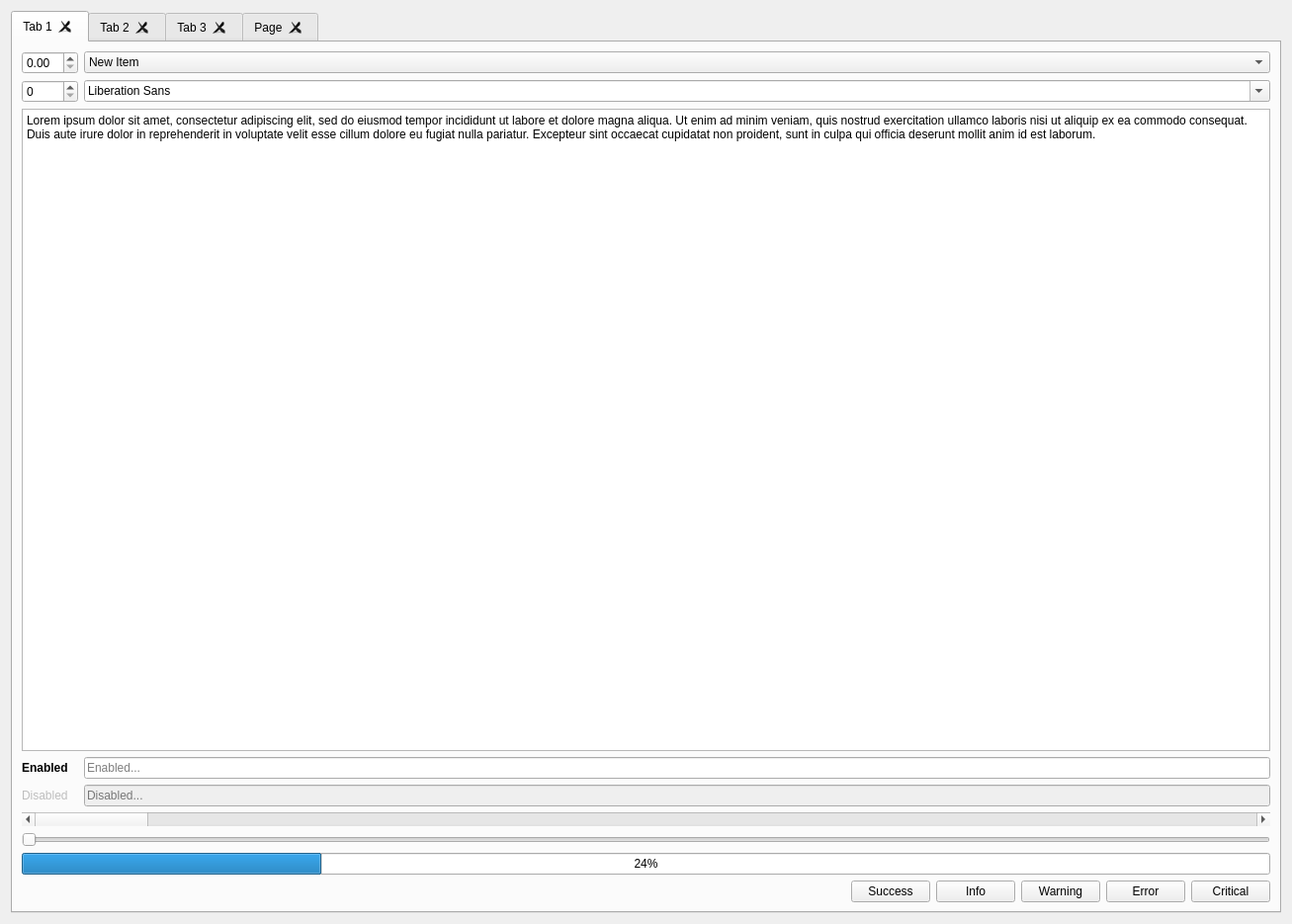
<?xml version="1.0" encoding="UTF-8"?>
<ui version="4.0">
 <class>Form</class>
 <widget class="QWidget" name="Form">
  <property name="geometry">
   <rect>
    <x>0</x>
    <y>0</y>
    <width>1307</width>
    <height>935</height>
   </rect>
  </property>
  <property name="windowTitle">
   <string>Form</string>
  </property>
  <layout class="QVBoxLayout" name="verticalLayout">
   <item>
    <widget class="QTabWidget" name="tabWidget">
     <property name="currentIndex">
      <number>0</number>
     </property>
     <property name="documentMode">
      <bool>false</bool>
     </property>
     <property name="tabsClosable">
      <bool>true</bool>
     </property>
     <property name="movable">
      <bool>true</bool>
     </property>
     <property name="tabBarAutoHide">
      <bool>false</bool>
     </property>
     <widget class="QWidget" name="tab">
      <attribute name="title">
       <string>Tab 1</string>
      </attribute>
      <layout class="QGridLayout" name="gridLayout">
       <item row="8" column="1" colspan="2">
        <widget class="QFrame" name="frame">
         <property name="frameShape">
          <enum>QFrame::NoFrame</enum>
         </property>
         <property name="frameShadow">
          <enum>QFrame::Plain</enum>
         </property>
         <property name="lineWidth">
          <number>0</number>
         </property>
         <layout class="QHBoxLayout" name="horizontalLayout">
          <property name="leftMargin">
           <number>0</number>
          </property>
          <property name="topMargin">
           <number>0</number>
          </property>
          <property name="rightMargin">
           <number>0</number>
          </property>
          <property name="bottomMargin">
           <number>0</number>
          </property>
          <item>
           <spacer name="horizontalSpacer">
            <property name="orientation">
             <enum>Qt::Horizontal</enum>
            </property>
            <property name="sizeHint" stdset="0">
             <size>
              <width>40</width>
              <height>20</height>
             </size>
            </property>
           </spacer>
          </item>
          <item>
           <widget class="QPushButton" name="button_success">
            <property name="text">
             <string>Success</string>
            </property>
           </widget>
          </item>
          <item>
           <widget class="QPushButton" name="button_info">
            <property name="text">
             <string>Info</string>
            </property>
           </widget>
          </item>
          <item>
           <widget class="QPushButton" name="button_warning">
            <property name="text">
             <string>Warning</string>
            </property>
           </widget>
          </item>
          <item>
           <widget class="QPushButton" name="button_error">
            <property name="text">
             <string>Error</string>
            </property>
           </widget>
          </item>
          <item>
           <widget class="QPushButton" name="button_critical">
            <property name="text">
             <string>Critical</string>
            </property>
           </widget>
          </item>
         </layout>
        </widget>
       </item>
       <item row="3" column="1">
        <widget class="QLabel" name="label">
         <property name="font">
          <font>
           <weight>75</weight>
           <bold>true</bold>
          </font>
         </property>
         <property name="text">
          <string>Enabled</string>
         </property>
        </widget>
       </item>
       <item row="4" column="2">
        <widget class="QLineEdit" name="lineEdit_3">
         <property name="enabled">
          <bool>false</bool>
         </property>
         <property name="placeholderText">
          <string>Disabled...</string>
         </property>
        </widget>
       </item>
       <item row="4" column="1">
        <widget class="QLabel" name="label_2">
         <property name="enabled">
          <bool>false</bool>
         </property>
         <property name="text">
          <string>Disabled</string>
         </property>
        </widget>
       </item>
       <item row="0" column="1">
        <widget class="QDoubleSpinBox" name="doubleSpinBox"/>
       </item>
       <item row="0" column="2">
        <widget class="QComboBox" name="comboBox">
         <item>
          <property name="text">
           <string>New Item</string>
          </property>
         </item>
         <item>
          <property name="text">
           <string>New Item</string>
          </property>
         </item>
         <item>
          <property name="text">
           <string>New Item</string>
          </property>
         </item>
         <item>
          <property name="text">
           <string>New Item</string>
          </property>
         </item>
         <item>
          <property name="text">
           <string>New Item</string>
          </property>
         </item>
         <item>
          <property name="text">
           <string>New Item</string>
          </property>
         </item>
         <item>
          <property name="text">
           <string>New Item</string>
          </property>
         </item>
        </widget>
       </item>
       <item row="1" column="2">
        <widget class="QFontComboBox" name="fontComboBox"/>
       </item>
       <item row="3" column="2">
        <widget class="QLineEdit" name="lineEdit_2">
         <property name="placeholderText">
          <string>Enabled...</string>
         </property>
        </widget>
       </item>
       <item row="1" column="1">
        <widget class="QSpinBox" name="spinBox"/>
       </item>
       <item row="5" column="1" colspan="2">
        <widget class="QScrollBar" name="horizontalScrollBar">
         <property name="orientation">
          <enum>Qt::Horizontal</enum>
         </property>
        </widget>
       </item>
       <item row="2" column="1" colspan="2">
        <widget class="QPlainTextEdit" name="plainTextEdit">
         <property name="plainText">
          <string>Lorem ipsum dolor sit amet, consectetur adipiscing elit, sed do eiusmod tempor incididunt ut labore et dolore magna aliqua. Ut enim ad minim veniam, quis nostrud exercitation ullamco laboris nisi ut aliquip ex ea commodo consequat. Duis aute irure dolor in reprehenderit in voluptate velit esse cillum dolore eu fugiat nulla pariatur. Excepteur sint occaecat cupidatat non proident, sunt in culpa qui officia deserunt mollit anim id est laborum.</string>
         </property>
        </widget>
       </item>
       <item row="6" column="1" colspan="2">
        <widget class="QSlider" name="horizontalSlider">
         <property name="orientation">
          <enum>Qt::Horizontal</enum>
         </property>
        </widget>
       </item>
       <item row="7" column="1" colspan="2">
        <widget class="QProgressBar" name="progressBar_2">
         <property name="value">
          <number>24</number>
         </property>
        </widget>
       </item>
      </layout>
     </widget>
     <widget class="QWidget" name="tab_2">
      <attribute name="title">
       <string>Tab 2</string>
      </attribute>
      <layout class="QGridLayout" name="gridLayout_2">
       <item row="0" column="0">
        <widget class="QTreeWidget" name="treeWidget">
         <property name="sortingEnabled">
          <bool>true</bool>
         </property>
         <property name="animated">
          <bool>true</bool>
         </property>
         <column>
          <property name="text">
           <string>New Column</string>
          </property>
         </column>
         <column>
          <property name="text">
           <string>New Column</string>
          </property>
         </column>
         <item>
          <property name="text">
           <string>New Item</string>
          </property>
          <item>
           <property name="text">
            <string>New Subitem</string>
           </property>
          </item>
         </item>
         <item>
          <property name="text">
           <string>New Item</string>
          </property>
         </item>
         <item>
          <property name="text">
           <string>New Item</string>
          </property>
          <item>
           <property name="text">
            <string>New Subitem</string>
           </property>
           <item>
            <property name="text">
             <string>New Subitem</string>
            </property>
           </item>
          </item>
          <item>
           <property name="text">
            <string>New Subitem</string>
           </property>
          </item>
         </item>
        </widget>
       </item>
       <item row="0" column="1">
        <widget class="QListWidget" name="listWidget">
         <property name="alternatingRowColors">
          <bool>true</bool>
         </property>
         <item>
          <property name="text">
           <string>New Item</string>
          </property>
         </item>
         <item>
          <property name="text">
           <string>New Item</string>
          </property>
         </item>
         <item>
          <property name="text">
           <string>New Item</string>
          </property>
         </item>
         <item>
          <property name="text">
           <string>New Item</string>
          </property>
         </item>
         <item>
          <property name="text">
           <string>New Item</string>
          </property>
         </item>
         <item>
          <property name="text">
           <string>New Item</string>
          </property>
         </item>
         <item>
          <property name="text">
           <string>New Item</string>
          </property>
         </item>
         <item>
          <property name="text">
           <string>New Item</string>
          </property>
         </item>
        </widget>
       </item>
       <item row="1" column="0" colspan="2">
        <widget class="QTableView" name="tableView"/>
       </item>
       <item row="2" column="0" colspan="2">
        <widget class="QDialogButtonBox" name="buttonBox">
         <property name="standardButtons">
          <set>QDialogButtonBox::Cancel|QDialogButtonBox::Ok</set>
         </property>
         <property name="centerButtons">
          <bool>false</bool>
         </property>
        </widget>
       </item>
      </layout>
     </widget>
     <widget class="QWidget" name="tab_3">
      <attribute name="title">
       <string>Tab 3</string>
      </attribute>
      <layout class="QGridLayout" name="gridLayout_3">
       <item row="4" column="0">
        <widget class="QRadioButton" name="radioButton_2">
         <property name="enabled">
          <bool>false</bool>
         </property>
         <property name="text">
          <string>RadioButton</string>
         </property>
        </widget>
       </item>
       <item row="5" column="1">
        <widget class="QCheckBox" name="checkBox_3">
         <property name="text">
          <string>CheckBox</string>
         </property>
         <property name="checked">
          <bool>true</bool>
         </property>
        </widget>
       </item>
       <item row="4" column="1">
        <widget class="QCheckBox" name="checkBox_2">
         <property name="enabled">
          <bool>false</bool>
         </property>
         <property name="text">
          <string>CheckBox</string>
         </property>
        </widget>
       </item>
       <item row="2" column="0" colspan="2">
        <widget class="QProgressBar" name="progressBar">
         <property name="value">
          <number>24</number>
         </property>
        </widget>
       </item>
       <item row="1" column="0" colspan="2">
        <widget class="QTextBrowser" name="textBrowser">
         <property name="html">
          <string>&lt;!DOCTYPE HTML PUBLIC &quot;-//W3C//DTD HTML 4.0//EN&quot; &quot;http://www.w3.org/TR/REC-html40/strict.dtd&quot;&gt;
&lt;html&gt;&lt;head&gt;&lt;meta name=&quot;qrichtext&quot; content=&quot;1&quot; /&gt;&lt;style type=&quot;text/css&quot;&gt;
p, li { white-space: pre-wrap; }
&lt;/style&gt;&lt;/head&gt;&lt;body style=&quot; font-family:'MS Shell Dlg 2'; font-size:8.25pt; font-weight:400; font-style:normal;&quot;&gt;
&lt;p style=&quot; margin-top:0px; margin-bottom:0px; margin-left:0px; margin-right:0px; -qt-block-indent:0; text-indent:0px;&quot;&gt;&lt;span style=&quot; font-size:8pt;&quot;&gt;Lorem ipsum dolor sit amet, consectetur adipiscing elit, sed do eiusmod tempor incididunt ut labore et dolore magna aliqua. Ut enim ad minim veniam, quis nostrud exercitation ullamco laboris nisi ut aliquip ex ea commodo consequat. Duis aute irure dolor in reprehenderit in voluptate velit esse cillum dolore eu fugiat nulla pariatur. Excepteur sint occaecat cupidatat non proident, sunt in culpa qui officia deserunt mollit anim id est laborum.&lt;/span&gt;&lt;/p&gt;&lt;/body&gt;&lt;/html&gt;</string>
         </property>
        </widget>
       </item>
       <item row="5" column="0">
        <widget class="QRadioButton" name="radioButton_3">
         <property name="text">
          <string>RadioButton</string>
         </property>
        </widget>
       </item>
       <item row="3" column="1">
        <widget class="QCheckBox" name="checkBox">
         <property name="text">
          <string>CheckBox</string>
         </property>
        </widget>
       </item>
       <item row="3" column="0">
        <widget class="QRadioButton" name="radioButton">
         <property name="text">
          <string>RadioButton</string>
         </property>
        </widget>
       </item>
       <item row="0" column="0" colspan="2">
        <widget class="QToolBox" name="toolBox">
         <property name="currentIndex">
          <number>0</number>
         </property>
         <widget class="QWidget" name="page">
          <property name="geometry">
           <rect>
            <x>0</x>
            <y>0</y>
            <width>1265</width>
            <height>330</height>
           </rect>
          </property>
          <attribute name="label">
           <string>Page 1</string>
          </attribute>
          <layout class="QHBoxLayout" name="horizontalLayout_2">
           <item>
            <widget class="QGroupBox" name="groupBox">
             <property name="title">
              <string>GroupBox</string>
             </property>
             <layout class="QVBoxLayout" name="verticalLayout_2">
              <item>
               <widget class="QLineEdit" name="lineEdit"/>
              </item>
              <item>
               <widget class="QListView" name="listView_2"/>
              </item>
             </layout>
            </widget>
           </item>
           <item>
            <widget class="QGroupBox" name="groupBox_2">
             <property name="title">
              <string>GroupBox</string>
             </property>
             <layout class="QVBoxLayout" name="verticalLayout_3">
              <item>
               <widget class="QListView" name="listView"/>
              </item>
              <item>
               <widget class="QDialogButtonBox" name="buttonBox_2">
                <property name="standardButtons">
                 <set>QDialogButtonBox::Cancel|QDialogButtonBox::Ok</set>
                </property>
               </widget>
              </item>
             </layout>
            </widget>
           </item>
          </layout>
         </widget>
         <widget class="QWidget" name="page_2">
          <property name="geometry">
           <rect>
            <x>0</x>
            <y>0</y>
            <width>100</width>
            <height>30</height>
           </rect>
          </property>
          <attribute name="label">
           <string>Page 2</string>
          </attribute>
         </widget>
        </widget>
       </item>
      </layout>
     </widget>
     <widget class="QWidget" name="tab_4">
      <attribute name="title">
       <string>Page</string>
      </attribute>
      <layout class="QGridLayout" name="gridLayout_4">
       <item row="0" column="0">
        <widget class="QDockWidget" name="dockWidget">
         <widget class="QWidget" name="dockWidgetContents"/>
        </widget>
       </item>
      </layout>
     </widget>
    </widget>
   </item>
  </layout>
 </widget>
 <resources/>
 <connections/>
</ui>
